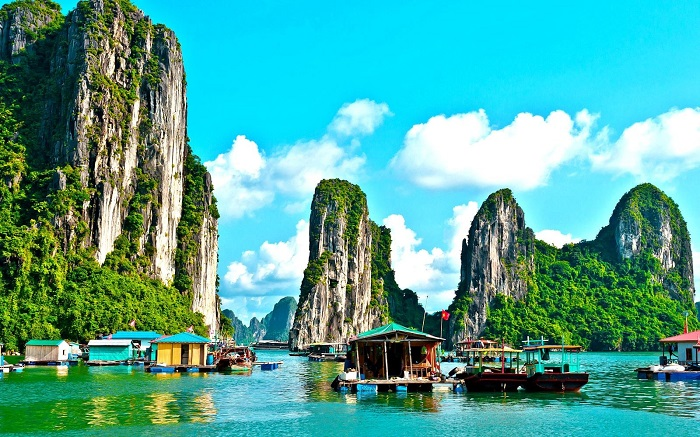
#> input picture Week2/exercise/ha-long-bay-in-vietnam.jpg, 700 x 437 px; its folder holds only this picture in this run
$ jupyter execute --allow-errors lab2.ipynb
#> lines starting #> are read from the running program, lines starting #| are printed output that depends on the picture
[cell 1]
# Bài 1
import os
import numpy as np
from PIL import Image
import matplotlib.pyplot as plt

# 1. Các hàm xử lý ảnh (chỉ dùng PIL + numpy)
def inverse_image(img):
    return 255 - img

# [23 lines left out: functions gamma_correction, log_transformation, histogram_equalization, contrast_stretching, not called in this run]

# 2. Bản đồ chọn hàm
methods = {
    'I': ('Inverse', inverse_image),
    'G': ('Gamma Correction', gamma_correction),
    'L': ('Log Transformation', log_transformation),
    'H': ('Histogram Equalization', histogram_equalization),
    'C': ('Contrast Stretching', contrast_stretching)
}

# 3. Hiển thị menu
print("Chọn phương pháp biến đổi ảnh:")
print("I - Image Inverse")
print("G - Gamma Correction")
print("L - Log Transformation")
print("H - Histogram Equalization")
print("C - Contrast Stretching")

choice = input("Nhập lựa chọn (I/G/L/H/C): ").upper()
#> the answer given: 1

#> (the rest of this cell did not finish here and is left out)

[cell 2]
import os
import numpy as np
from PIL import Image
import matplotlib.pyplot as plt

# [39 lines left out: functions fft_spectrum, butterworth_lowpass, butterworth_highpass, not called in this run]

# Bản đồ lựa chọn
methods = {
    'F': ('Fast Fourier Spectrum', fft_spectrum),
    'L': ('Butterworth Lowpass Filter', butterworth_lowpass),
    'H': ('Butterworth Highpass Filter', butterworth_highpass)
}

# Hiển thị menu
print("Chọn phương pháp biến đổi ảnh:")
print("F - Fast Fourier Transform")
print("L - Butterworth Lowpass Filter")
print("H - Butterworth Highpass Filter")

choice = input("Nhập lựa chọn (F/L/H): ").upper()
#> the answer given: 1

#> (the rest of this cell did not finish here and is left out)

[cell 3]
# Bài 3
import os
import numpy as np
from PIL import Image
import matplotlib.pyplot as plt
import random

# Các phép biến đổi ảnh câu 1
def inverse(img):
    return 255 - img

# [22 lines left out: functions gamma_correction, log_transform, histogram_equalization, contrast_stretching, not called in this run]

# Danh sách các phép biến đổi grayscale
gray_methods = [
    ('Inverse', inverse),
    ('Gamma', gamma_correction),
    ('Log', log_transform),
    ('Histogram Eq', histogram_equalization),
    ('Contrast Stretch', contrast_stretching)
]

# Đổi thứ tự RGB
def shuffle_rgb(img_rgb):
    img_array = np.array(img_rgb)
    channels = [0, 1, 2]
    random.shuffle(channels)
    shuffled = img_array[:, :, channels]
    return Image.fromarray(shuffled), channels

# Thư mục
input_folder = 'exercise'
output_folder = os.path.join(input_folder, 'output_bai3')
os.makedirs(output_folder, exist_ok=True)

for filename in os.listdir(input_folder):
    if filename.lower().endswith(('.jpg', '.png')):
        print(f"▶ Xử lý ảnh: {filename}")

        img_path = os.path.join(input_folder, filename)
        img_rgb = Image.open(img_path).convert('RGB')
#> img_rgb is the input picture: PIL image 700x437 RGB; mean R, G, B 80.7, 164.8, 153.4

        # Đảo kênh màu
        shuffled_img, new_order = shuffle_rgb(img_rgb)
#> in shuffle_rgb, `shuffled = img_array[:, :, channels]`:
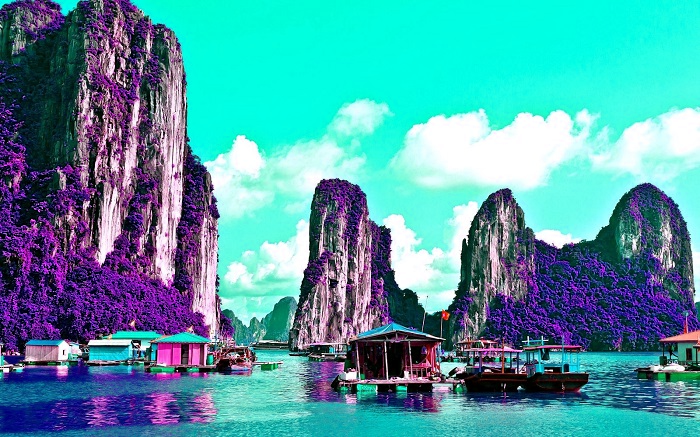
#> shuffled: shape (437, 700, 3); mean R, G, B 80.7, 153.4, 164.8
#> new_order = [0, 2, 1]

        # Chuyển sang grayscale để áp dụng phép biến đổi
        gray_img = np.array(shuffled_img.convert('L'))
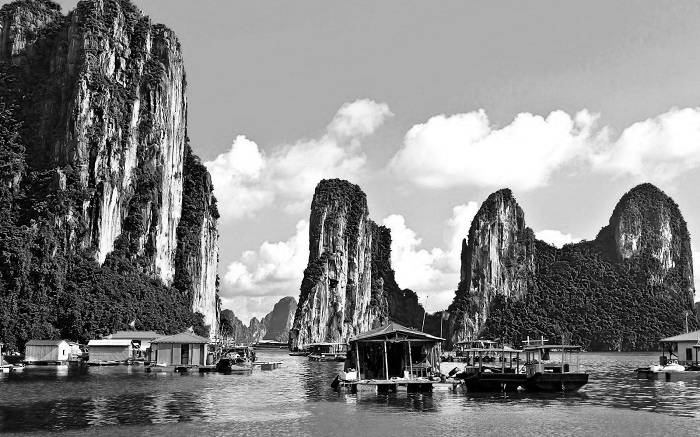
#> gray_img: shape (437, 700); min 0, max 255, mean 133

        # Chọn ngẫu nhiên một phương pháp
        method_name, method_func = random.choice(gray_methods)
        transformed = method_func(gray_img)
#> in inverse, `return 255 - img`:
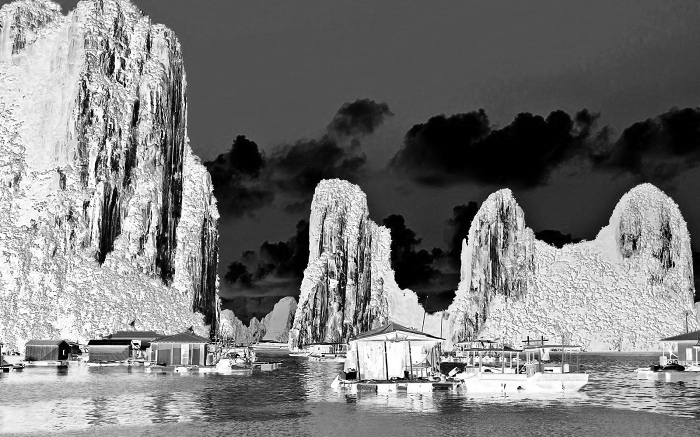
#> returned value: shape (437, 700); min 0, max 255, mean 122

        # Lưu và hiển thị kết quả
        output_path = os.path.join(output_folder, f"{method_name}_{filename}")
        Image.fromarray(transformed).save(output_path)

        plt.imshow(transformed, cmap='gray')
        plt.title(f"{method_name} + RGB order: {new_order}")
        plt.axis('off')
        plt.show()

[cell 4]
#Bài 4
import os
import numpy as np
from PIL import Image, ImageFilter
import matplotlib.pyplot as plt
import random

# FFT
# [5 lines left out: function fast_fourier, not called in this run]

# Butterworth Lowpass Filter
def butterworth_lowpass(img, d0=30, n=2):
    rows, cols = img.shape
    crow, ccol = rows // 2, cols // 2
    u, v = np.meshgrid(np.arange(cols), np.arange(rows))
    D = np.sqrt((u - ccol) ** 2 + (v - crow) ** 2)
    H = 1 / (1 + (D / d0) ** (2 * n))

    f = np.fft.fft2(img)
    fshift = np.fft.fftshift(f)
    filtered = fshift * H
    ishift = np.fft.ifftshift(filtered)
    img_back = np.fft.ifft2(ishift)
    return np.uint8(np.abs(img_back))

# Butterworth Highpass Filter
# [13 lines left out: function butterworth_highpass, not called in this run]

# Đảo kênh màu RGB
def shuffle_rgb(img_rgb):
    arr = np.array(img_rgb)
    order = [0, 1, 2]
    random.shuffle(order)
    return Image.fromarray(arr[:, :, order]), order

# Thư mục ảnh
input_folder = 'exercise'
output_folder = os.path.join(input_folder, 'output_bai4')
os.makedirs(output_folder, exist_ok=True)

# Danh sách phép biến đổi
methods = [
    ('Fourier', fast_fourier),
    ('Butterworth_Lowpass', butterworth_lowpass),
    ('Butterworth_Highpass', butterworth_highpass)
]

# Xử lý từng ảnh
for filename in os.listdir(input_folder):
    if filename.lower().endswith(('.jpg', '.png')):
        print(f"▶ Xử lý ảnh: {filename}")
        img_path = os.path.join(input_folder, filename)
        img_rgb = Image.open(img_path).convert('RGB')

        # Đảo kênh màu RGB
        shuffled_img, rgb_order = shuffle_rgb(img_rgb)
#> rgb_order = [0, 2, 1]

        # Chuyển sang grayscale để biến đổi tần số
        gray_img = np.array(shuffled_img.convert('L'))

        # Chọn phương pháp ngẫu nhiên
        method_name, method_func = random.choice(methods)
        transformed = method_func(gray_img)
#> in butterworth_lowpass, `return np.uint8(np.abs(img_back))`:
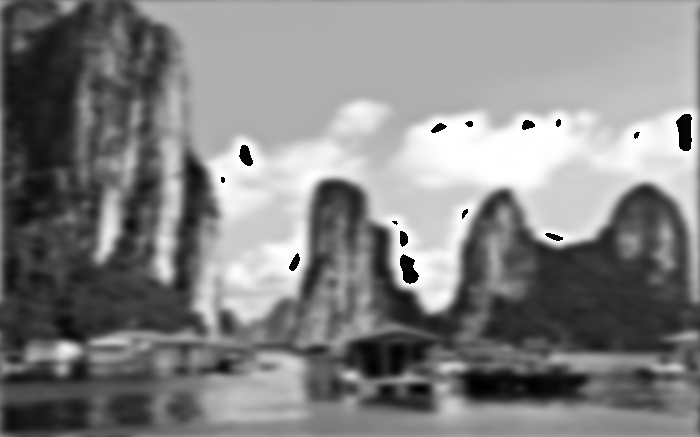
#> returned value: shape (437, 700); min 0, max 255, mean 131.1

        # Áp dụng Min hoặc Max Filter nếu là Butterworth
        if method_name == 'Butterworth_Lowpass':
            pil_img = Image.fromarray(transformed)
            pil_img = pil_img.filter(ImageFilter.MinFilter(3))
        elif method_name == 'Butterworth_Highpass':
            pil_img = Image.fromarray(transformed)
            pil_img = pil_img.filter(ImageFilter.MaxFilter(3))
        else:
            pil_img = Image.fromarray(transformed)

        # Lưu và hiển thị
        output_path = os.path.join(output_folder, f"{method_name}_{filename}")
        pil_img.save(output_path)

        plt.imshow(pil_img, cmap='gray')
        plt.title(f"{method_name} + RGB order: {rgb_order}")
        plt.axis('off')
        plt.show()
